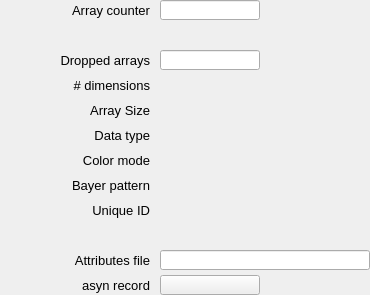
    <widget class="PyDMFrame" name="composite">
      <property name="geometry">
        <rect>
          <x>7</x>
          <y>204</y>
          <width>370</width>
          <height>295</height>
        </rect>
      </property>
      <widget class="PyDMLineEdit" name="text_entry_3">
        <property name="geometry">
          <rect>
            <x>160</x>
            <y>0</y>
            <width>100</width>
            <height>20</height>
          </rect>
        </property>
        <property name="channel" stdset="0">
          <string>ca://${prefix}ArrayCounter</string>
        </property>
        <property name="toolTip">
          <string>${prefix}ArrayCounter</string>
        </property>
        <property name="font" stdset="0">
          <font>
            <pointsize>10</pointsize>
          </font>
        </property>
        <property name="styleSheet">
          <string notr="true">PyDMLineEdit#text_entry_3 {
  color: rgb(0, 0, 0);
  background-color: rgb(115, 223, 255);
  border: 1px solid black;
  margin: 0px;
  padding: 0px;
  spacing: 0px;
  }</string>
        </property>
      </widget>
      <widget class="PyDMLabel" name="text_update_8">
        <property name="geometry">
          <rect>
            <x>266</x>
            <y>1</y>
            <width>100</width>
            <height>18</height>
          </rect>
        </property>
        <property name="toolTip">
          <string>PV: ${prefix}ArrayCounter_RBV</string>
        </property>
        <property name="channel" stdset="0">
          <string>ca://${prefix}ArrayCounter_RBV</string>
        </property>
        <property name="font" stdset="0">
          <font>
            <pointsize>10</pointsize>
          </font>
        </property>
        <property name="alignment">
          <set>Qt::AlignLeading|Qt::AlignLeft|Qt::AlignVCenter</set>
        </property>
        <property name="textInteractionFlags">
          <set>Qt::TextSelectableByKeyboard|Qt::TextSelectableByMouse</set>
        </property>
        <property name="styleSheet">
          <string notr="true">PyDMLabel#text_update_8 {
  color: rgb(10, 0, 184);
  background-color: rgb(187, 187, 187);
  }</string>
        </property>
      </widget>
      <widget class="QLabel" name="text_8">
        <property name="geometry">
          <rect>
            <x>20</x>
            <y>0</y>
            <width>130</width>
            <height>20</height>
          </rect>
        </property>
        <property name="text">
          <string>Array counter</string>
        </property>
        <property name="font" stdset="0">
          <font>
            <pointsize>10</pointsize>
          </font>
        </property>
        <property name="brush" stdset="0">
          <brush brushstyle="SolidPattern">
            <color alpha="255">
              <red>0</red>
              <green>0</green>
              <blue>0</blue>
            </color>
          </brush>
        </property>
        <property name="toolTip">
          <string>text_8</string>
        </property>
        <property name="alignment">
          <set>Qt::AlignRight|Qt::AlignTrailing|Qt::AlignVCenter</set>
        </property>
        <property name="styleSheet">
          <string notr="true">QLabel#text_8 {
  color: rgb(0, 0, 0);
  }</string>
        </property>
      </widget>
      <widget class="PyDMLineEdit" name="text_entry_4">
        <property name="geometry">
          <rect>
            <x>160</x>
            <y>50</y>
            <width>100</width>
            <height>20</height>
          </rect>
        </property>
        <property name="channel" stdset="0">
          <string>ca://${prefix}DroppedArrays</string>
        </property>
        <property name="toolTip">
          <string>${prefix}DroppedArrays</string>
        </property>
        <property name="font" stdset="0">
          <font>
            <pointsize>10</pointsize>
          </font>
        </property>
        <property name="styleSheet">
          <string notr="true">PyDMLineEdit#text_entry_4 {
  color: rgb(0, 0, 0);
  background-color: rgb(115, 223, 255);
  border: 1px solid black;
  margin: 0px;
  padding: 0px;
  spacing: 0px;
  }</string>
        </property>
      </widget>
      <widget class="PyDMLabel" name="text_update_9">
        <property name="geometry">
          <rect>
            <x>266</x>
            <y>51</y>
            <width>100</width>
            <height>18</height>
          </rect>
        </property>
        <property name="toolTip">
          <string>PV: ${prefix}DroppedArrays_RBV</string>
        </property>
        <property name="channel" stdset="0">
          <string>ca://${prefix}DroppedArrays_RBV</string>
        </property>
        <property name="font" stdset="0">
          <font>
            <pointsize>10</pointsize>
          </font>
        </property>
        <property name="alignment">
          <set>Qt::AlignLeading|Qt::AlignLeft|Qt::AlignVCenter</set>
        </property>
        <property name="textInteractionFlags">
          <set>Qt::TextSelectableByKeyboard|Qt::TextSelectableByMouse</set>
        </property>
        <property name="styleSheet">
          <string notr="true">PyDMLabel#text_update_9 {
  color: rgb(10, 0, 184);
  background-color: rgb(187, 187, 187);
  }</string>
        </property>
      </widget>
      <widget class="QLabel" name="text_9">
        <property name="geometry">
          <rect>
            <x>10</x>
            <y>50</y>
            <width>140</width>
            <height>20</height>
          </rect>
        </property>
        <property name="text">
          <string>Dropped arrays</string>
        </property>
        <property name="font" stdset="0">
          <font>
            <pointsize>10</pointsize>
          </font>
        </property>
        <property name="brush" stdset="0">
          <brush brushstyle="SolidPattern">
            <color alpha="255">
              <red>0</red>
              <green>0</green>
              <blue>0</blue>
            </color>
          </brush>
        </property>
        <property name="toolTip">
          <string>text_9</string>
        </property>
        <property name="alignment">
          <set>Qt::AlignRight|Qt::AlignTrailing|Qt::AlignVCenter</set>
        </property>
        <property name="styleSheet">
          <string notr="true">QLabel#text_9 {
  color: rgb(0, 0, 0);
  }</string>
        </property>
      </widget>
      <widget class="QLabel" name="text_10">
        <property name="geometry">
          <rect>
            <x>50</x>
            <y>100</y>
            <width>100</width>
            <height>20</height>
          </rect>
        </property>
        <property name="text">
          <string>Array Size</string>
        </property>
        <property name="font" stdset="0">
          <font>
            <pointsize>10</pointsize>
          </font>
        </property>
        <property name="brush" stdset="0">
          <brush brushstyle="SolidPattern">
            <color alpha="255">
              <red>0</red>
              <green>0</green>
              <blue>0</blue>
            </color>
          </brush>
        </property>
        <property name="toolTip">
          <string>text_10</string>
        </property>
        <property name="alignment">
          <set>Qt::AlignRight|Qt::AlignTrailing|Qt::AlignVCenter</set>
        </property>
        <property name="styleSheet">
          <string notr="true">QLabel#text_10 {
  color: rgb(0, 0, 0);
  }</string>
        </property>
      </widget>
      <widget class="PyDMLabel" name="text_update_10">
        <property name="geometry">
          <rect>
            <x>160</x>
            <y>101</y>
            <width>65</width>
            <height>18</height>
          </rect>
        </property>
        <property name="toolTip">
          <string>PV: ${prefix}ArraySize0_RBV</string>
        </property>
        <property name="channel" stdset="0">
          <string>ca://${prefix}ArraySize0_RBV</string>
        </property>
        <property name="font" stdset="0">
          <font>
            <pointsize>10</pointsize>
          </font>
        </property>
        <property name="alignment">
          <set>Qt::AlignCenter</set>
        </property>
        <property name="textInteractionFlags">
          <set>Qt::TextSelectableByKeyboard|Qt::TextSelectableByMouse</set>
        </property>
        <property name="styleSheet">
          <string notr="true">PyDMLabel#text_update_10 {
  color: rgb(10, 0, 184);
  background-color: rgb(187, 187, 187);
  }</string>
        </property>
      </widget>
      <widget class="PyDMLabel" name="text_update_11">
        <property name="geometry">
          <rect>
            <x>230</x>
            <y>101</y>
            <width>65</width>
            <height>18</height>
          </rect>
        </property>
        <property name="toolTip">
          <string>PV: ${prefix}ArraySize1_RBV</string>
        </property>
        <property name="channel" stdset="0">
          <string>ca://${prefix}ArraySize1_RBV</string>
        </property>
        <property name="font" stdset="0">
          <font>
            <pointsize>10</pointsize>
          </font>
        </property>
        <property name="alignment">
          <set>Qt::AlignCenter</set>
        </property>
        <property name="textInteractionFlags">
          <set>Qt::TextSelectableByKeyboard|Qt::TextSelectableByMouse</set>
        </property>
        <property name="styleSheet">
          <string notr="true">PyDMLabel#text_update_11 {
  color: rgb(10, 0, 184);
  background-color: rgb(187, 187, 187);
  }</string>
        </property>
      </widget>
      <widget class="QLabel" name="text_11">
        <property name="geometry">
          <rect>
            <x>60</x>
            <y>125</y>
            <width>90</width>
            <height>20</height>
          </rect>
        </property>
        <property name="text">
          <string>Data type</string>
        </property>
        <property name="font" stdset="0">
          <font>
            <pointsize>10</pointsize>
          </font>
        </property>
        <property name="brush" stdset="0">
          <brush brushstyle="SolidPattern">
            <color alpha="255">
              <red>0</red>
              <green>0</green>
              <blue>0</blue>
            </color>
          </brush>
        </property>
        <property name="toolTip">
          <string>text_11</string>
        </property>
        <property name="alignment">
          <set>Qt::AlignRight|Qt::AlignTrailing|Qt::AlignVCenter</set>
        </property>
        <property name="styleSheet">
          <string notr="true">QLabel#text_11 {
  color: rgb(0, 0, 0);
  }</string>
        </property>
      </widget>
      <widget class="PyDMLabel" name="text_update_12">
        <property name="geometry">
          <rect>
            <x>160</x>
            <y>126</y>
            <width>79</width>
            <height>18</height>
          </rect>
        </property>
        <property name="toolTip">
          <string>PV: ${prefix}DataType_RBV</string>
        </property>
        <property name="channel" stdset="0">
          <string>ca://${prefix}DataType_RBV</string>
        </property>
        <property name="displayFormat" stdset="0">
          <enum>PyDMLabel::String</enum>
        </property>
        <property name="font" stdset="0">
          <font>
            <pointsize>10</pointsize>
          </font>
        </property>
        <property name="alignment">
          <set>Qt::AlignLeading|Qt::AlignLeft|Qt::AlignVCenter</set>
        </property>
        <property name="textInteractionFlags">
          <set>Qt::TextSelectableByKeyboard|Qt::TextSelectableByMouse</set>
        </property>
        <property name="styleSheet">
          <string notr="true">PyDMLabel#text_update_12 {
  color: rgb(10, 0, 184);
  background-color: rgb(187, 187, 187);
  }</string>
        </property>
      </widget>
      <widget class="QLabel" name="text_12">
        <property name="geometry">
          <rect>
            <x>30</x>
            <y>75</y>
            <width>120</width>
            <height>20</height>
          </rect>
        </property>
        <property name="text">
          <string># dimensions</string>
        </property>
        <property name="font" stdset="0">
          <font>
            <pointsize>10</pointsize>
          </font>
        </property>
        <property name="brush" stdset="0">
          <brush brushstyle="SolidPattern">
            <color alpha="255">
              <red>0</red>
              <green>0</green>
              <blue>0</blue>
            </color>
          </brush>
        </property>
        <property name="toolTip">
          <string>text_12</string>
        </property>
        <property name="alignment">
          <set>Qt::AlignRight|Qt::AlignTrailing|Qt::AlignVCenter</set>
        </property>
        <property name="styleSheet">
          <string notr="true">QLabel#text_12 {
  color: rgb(0, 0, 0);
  }</string>
        </property>
      </widget>
      <widget class="PyDMLabel" name="text_update_13">
        <property name="geometry">
          <rect>
            <x>160</x>
            <y>76</y>
            <width>79</width>
            <height>18</height>
          </rect>
        </property>
        <property name="toolTip">
          <string>PV: ${prefix}NDimensions_RBV</string>
        </property>
        <property name="channel" stdset="0">
          <string>ca://${prefix}NDimensions_RBV</string>
        </property>
        <property name="displayFormat" stdset="0">
          <enum>PyDMLabel::String</enum>
        </property>
        <property name="font" stdset="0">
          <font>
            <pointsize>10</pointsize>
          </font>
        </property>
        <property name="alignment">
          <set>Qt::AlignLeading|Qt::AlignLeft|Qt::AlignVCenter</set>
        </property>
        <property name="textInteractionFlags">
          <set>Qt::TextSelectableByKeyboard|Qt::TextSelectableByMouse</set>
        </property>
        <property name="styleSheet">
          <string notr="true">PyDMLabel#text_update_13 {
  color: rgb(10, 0, 184);
  background-color: rgb(187, 187, 187);
  }</string>
        </property>
      </widget>
      <widget class="PyDMLabel" name="text_update_14">
        <property name="geometry">
          <rect>
            <x>300</x>
            <y>101</y>
            <width>65</width>
            <height>18</height>
          </rect>
        </property>
        <property name="toolTip">
          <string>PV: ${prefix}ArraySize2_RBV</string>
        </property>
        <property name="channel" stdset="0">
          <string>ca://${prefix}ArraySize2_RBV</string>
        </property>
        <property name="font" stdset="0">
          <font>
            <pointsize>10</pointsize>
          </font>
        </property>
        <property name="alignment">
          <set>Qt::AlignCenter</set>
        </property>
        <property name="textInteractionFlags">
          <set>Qt::TextSelectableByKeyboard|Qt::TextSelectableByMouse</set>
        </property>
        <property name="styleSheet">
          <string notr="true">PyDMLabel#text_update_14 {
  color: rgb(10, 0, 184);
  background-color: rgb(187, 187, 187);
  }</string>
        </property>
      </widget>
      <widget class="QLabel" name="text_13">
        <property name="geometry">
          <rect>
            <x>60</x>
            <y>200</y>
            <width>90</width>
            <height>20</height>
          </rect>
        </property>
        <property name="text">
          <string>Unique ID</string>
        </property>
        <property name="font" stdset="0">
          <font>
            <pointsize>10</pointsize>
          </font>
        </property>
        <property name="brush" stdset="0">
          <brush brushstyle="SolidPattern">
            <color alpha="255">
              <red>0</red>
              <green>0</green>
              <blue>0</blue>
            </color>
          </brush>
        </property>
        <property name="toolTip">
          <string>text_13</string>
        </property>
        <property name="alignment">
          <set>Qt::AlignRight|Qt::AlignTrailing|Qt::AlignVCenter</set>
        </property>
        <property name="styleSheet">
          <string notr="true">QLabel#text_13 {
  color: rgb(0, 0, 0);
  }</string>
        </property>
      </widget>
      <widget class="PyDMLabel" name="text_update_15">
        <property name="geometry">
          <rect>
            <x>160</x>
            <y>201</y>
            <width>79</width>
            <height>18</height>
          </rect>
        </property>
        <property name="toolTip">
          <string>PV: ${prefix}UniqueId_RBV</string>
        </property>
        <property name="channel" stdset="0">
          <string>ca://${prefix}UniqueId_RBV</string>
        </property>
        <property name="displayFormat" stdset="0">
          <enum>PyDMLabel::String</enum>
        </property>
        <property name="font" stdset="0">
          <font>
            <pointsize>10</pointsize>
          </font>
        </property>
        <property name="alignment">
          <set>Qt::AlignLeading|Qt::AlignLeft|Qt::AlignVCenter</set>
        </property>
        <property name="textInteractionFlags">
          <set>Qt::TextSelectableByKeyboard|Qt::TextSelectableByMouse</set>
        </property>
        <property name="styleSheet">
          <string notr="true">PyDMLabel#text_update_15 {
  color: rgb(10, 0, 184);
  background-color: rgb(187, 187, 187);
  }</string>
        </property>
      </widget>
      <widget class="QLabel" name="text_14">
        <property name="geometry">
          <rect>
            <x>50</x>
            <y>150</y>
            <width>100</width>
            <height>20</height>
          </rect>
        </property>
        <property name="text">
          <string>Color mode</string>
        </property>
        <property name="font" stdset="0">
          <font>
            <pointsize>10</pointsize>
          </font>
        </property>
        <property name="brush" stdset="0">
          <brush brushstyle="SolidPattern">
            <color alpha="255">
              <red>0</red>
              <green>0</green>
              <blue>0</blue>
            </color>
          </brush>
        </property>
        <property name="toolTip">
          <string>text_14</string>
        </property>
        <property name="alignment">
          <set>Qt::AlignRight|Qt::AlignTrailing|Qt::AlignVCenter</set>
        </property>
        <property name="styleSheet">
          <string notr="true">QLabel#text_14 {
  color: rgb(0, 0, 0);
  }</string>
        </property>
      </widget>
      <widget class="PyDMLabel" name="text_update_16">
        <property name="geometry">
          <rect>
            <x>160</x>
            <y>151</y>
            <width>79</width>
            <height>18</height>
          </rect>
        </property>
        <property name="toolTip">
          <string>PV: ${prefix}ColorMode_RBV</string>
        </property>
        <property name="channel" stdset="0">
          <string>ca://${prefix}ColorMode_RBV</string>
        </property>
        <property name="displayFormat" stdset="0">
          <enum>PyDMLabel::String</enum>
        </property>
        <property name="font" stdset="0">
          <font>
            <pointsize>10</pointsize>
          </font>
        </property>
        <property name="alignment">
          <set>Qt::AlignLeading|Qt::AlignLeft|Qt::AlignVCenter</set>
        </property>
        <property name="textInteractionFlags">
          <set>Qt::TextSelectableByKeyboard|Qt::TextSelectableByMouse</set>
        </property>
        <property name="styleSheet">
          <string notr="true">PyDMLabel#text_update_16 {
  color: rgb(10, 0, 184);
  background-color: rgb(187, 187, 187);
  }</string>
        </property>
      </widget>
      <widget class="QLabel" name="text_15">
        <property name="geometry">
          <rect>
            <x>20</x>
            <y>175</y>
            <width>130</width>
            <height>20</height>
          </rect>
        </property>
        <property name="text">
          <string>Bayer pattern</string>
        </property>
        <property name="font" stdset="0">
          <font>
            <pointsize>10</pointsize>
          </font>
        </property>
        <property name="brush" stdset="0">
          <brush brushstyle="SolidPattern">
            <color alpha="255">
              <red>0</red>
              <green>0</green>
              <blue>0</blue>
            </color>
          </brush>
        </property>
        <property name="toolTip">
          <string>text_15</string>
        </property>
        <property name="alignment">
          <set>Qt::AlignRight|Qt::AlignTrailing|Qt::AlignVCenter</set>
        </property>
        <property name="styleSheet">
          <string notr="true">QLabel#text_15 {
  color: rgb(0, 0, 0);
  }</string>
        </property>
      </widget>
      <widget class="PyDMLabel" name="text_update_17">
        <property name="geometry">
          <rect>
            <x>160</x>
            <y>176</y>
            <width>79</width>
            <height>18</height>
          </rect>
        </property>
        <property name="toolTip">
          <string>PV: ${prefix}BayerPattern_RBV</string>
        </property>
        <property name="channel" stdset="0">
          <string>ca://${prefix}BayerPattern_RBV</string>
        </property>
        <property name="displayFormat" stdset="0">
          <enum>PyDMLabel::String</enum>
        </property>
        <property name="font" stdset="0">
          <font>
            <pointsize>10</pointsize>
          </font>
        </property>
        <property name="alignment">
          <set>Qt::AlignLeading|Qt::AlignLeft|Qt::AlignVCenter</set>
        </property>
        <property name="textInteractionFlags">
          <set>Qt::TextSelectableByKeyboard|Qt::TextSelectableByMouse</set>
        </property>
        <property name="styleSheet">
          <string notr="true">PyDMLabel#text_update_17 {
  color: rgb(10, 0, 184);
  background-color: rgb(187, 187, 187);
  }</string>
        </property>
      </widget>
      <widget class="QLabel" name="text_16">
        <property name="geometry">
          <rect>
            <x>40</x>
            <y>275</y>
            <width>110</width>
            <height>20</height>
          </rect>
        </property>
        <property name="text">
          <string>asyn record</string>
        </property>
        <property name="font" stdset="0">
          <font>
            <pointsize>10</pointsize>
          </font>
        </property>
        <property name="brush" stdset="0">
          <brush brushstyle="SolidPattern">
            <color alpha="255">
              <red>0</red>
              <green>0</green>
              <blue>0</blue>
            </color>
          </brush>
        </property>
        <property name="toolTip">
          <string>text_16</string>
        </property>
        <property name="alignment">
          <set>Qt::AlignRight|Qt::AlignTrailing|Qt::AlignVCenter</set>
        </property>
        <property name="styleSheet">
          <string notr="true">QLabel#text_16 {
  color: rgb(0, 0, 0);
  }</string>
        </property>
      </widget>
      <widget class="PyDMRelatedDisplayButton" name="related_display">
        <property name="geometry">
          <rect>
            <x>160</x>
            <y>275</y>
            <width>100</width>
            <height>20</height>
          </rect>
        </property>
        <property name="showIcon" stdset="0">
          <bool>true</bool>
        </property>
        <property name="font" stdset="0">
          <font>
            <pointsize>10</pointsize>
          </font>
        </property>
        <property name="styleSheet">
          <string notr="true">PyDMRelatedDisplayButton#related_display {
  color: rgb(0, 0, 0);
  background-color: rgb(115, 223, 255);
  }</string>
        </property>
        <property name="titles" stdset="0">
          <stringlist>
            <string>asynRecord</string>
          </stringlist>
        </property>
        <property name="filenames" stdset="0">
          <stringlist>
            <string>asynRecord.ui</string>
          </stringlist>
        </property>
        <property name="macros" stdset="0">
          <stringlist>
            <string>P=${P},R=${R}AsynIO</string>
          </stringlist>
        </property>
        <property name="openInNewWindow" stdset="0">
          <bool>true</bool>
        </property>
      </widget>
      <widget class="QLabel" name="text_17">
        <property name="geometry">
          <rect>
            <x>0</x>
            <y>250</y>
            <width>150</width>
            <height>20</height>
          </rect>
        </property>
        <property name="text">
          <string>Attributes file</string>
        </property>
        <property name="font" stdset="0">
          <font>
            <pointsize>10</pointsize>
          </font>
        </property>
        <property name="brush" stdset="0">
          <brush brushstyle="SolidPattern">
            <color alpha="255">
              <red>0</red>
              <green>0</green>
              <blue>0</blue>
            </color>
          </brush>
        </property>
        <property name="toolTip">
          <string>text_17</string>
        </property>
        <property name="alignment">
          <set>Qt::AlignRight|Qt::AlignTrailing|Qt::AlignVCenter</set>
        </property>
        <property name="styleSheet">
          <string notr="true">QLabel#text_17 {
  color: rgb(0, 0, 0);
  }</string>
        </property>
      </widget>
      <widget class="PyDMLineEdit" name="text_entry_5">
        <property name="geometry">
          <rect>
            <x>160</x>
            <y>250</y>
            <width>210</width>
            <height>20</height>
          </rect>
        </property>
        <property name="channel" stdset="0">
          <string>ca://${prefix}NDAttributesFile</string>
        </property>
        <property name="toolTip">
          <string>${prefix}NDAttributesFile</string>
        </property>
        <property name="displayFormat" stdset="0">
          <enum>PyDMLineEdit::String</enum>
        </property>
        <property name="font" stdset="0">
          <font>
            <pointsize>10</pointsize>
          </font>
        </property>
        <property name="styleSheet">
          <string notr="true">PyDMLineEdit#text_entry_5 {
  color: rgb(0, 0, 0);
  background-color: rgb(115, 223, 255);
  border: 1px solid black;
  margin: 0px;
  padding: 0px;
  spacing: 0px;
  }</string>
        </property>
      </widget>
      <widget class="PyDMFrame" name="composite_1">
        <property name="geometry">
          <rect>
            <x>50</x>
            <y>225</y>
            <width>260</width>
            <height>20</height>
          </rect>
        </property>
        <widget class="QLabel" name="text_18">
          <property name="geometry">
            <rect>
              <x>7</x>
              <y>204</y>
              <width>100</width>
              <height>20</height>
            </rect>
          </property>
          <property name="text">
            <string>Time stamp</string>
          </property>
          <property name="font" stdset="0">
            <font>
              <pointsize>10</pointsize>
            </font>
          </property>
          <property name="brush" stdset="0">
            <brush brushstyle="SolidPattern">
              <color alpha="255">
                <red>0</red>
                <green>0</green>
                <blue>0</blue>
              </color>
            </brush>
          </property>
          <property name="toolTip">
            <string>text_18</string>
          </property>
          <property name="alignment">
            <set>Qt::AlignRight|Qt::AlignTrailing|Qt::AlignVCenter</set>
          </property>
          <property name="styleSheet">
            <string notr="true">QLabel#text_18 {
  color: rgb(0, 0, 0);
  }</string>
          </property>
        </widget>
        <widget class="PyDMLabel" name="text_update_18">
          <property name="geometry">
            <rect>
              <x>117</x>
              <y>205</y>
              <width>150</width>
              <height>18</height>
            </rect>
          </property>
          <property name="toolTip">
            <string>PV: ${prefix}TimeStamp_RBV</string>
          </property>
          <property name="channel" stdset="0">
            <string>ca://${prefix}TimeStamp_RBV</string>
          </property>
          <property name="displayFormat" stdset="0">
            <enum>PyDMLabel::String</enum>
          </property>
          <property name="font" stdset="0">
            <font>
              <pointsize>10</pointsize>
            </font>
          </property>
          <property name="alignment">
            <set>Qt::AlignLeading|Qt::AlignLeft|Qt::AlignVCenter</set>
          </property>
          <property name="textInteractionFlags">
            <set>Qt::TextSelectableByKeyboard|Qt::TextSelectableByMouse</set>
          </property>
          <property name="styleSheet">
            <string notr="true">PyDMLabel#text_update_18 {
  color: rgb(10, 0, 184);
  background-color: rgb(187, 187, 187);
  }</string>
          </property>
        </widget>
      </widget>
      <widget class="PyDMFrame" name="composite_2">
        <property name="geometry">
          <rect>
            <x>50</x>
            <y>25</y>
            <width>210</width>
            <height>20</height>
          </rect>
        </property>
        <widget class="QLabel" name="text_19">
          <property name="geometry">
            <rect>
              <x>7</x>
              <y>204</y>
              <width>100</width>
              <height>20</height>
            </rect>
          </property>
          <property name="text">
            <string>Array rate</string>
          </property>
          <property name="font" stdset="0">
            <font>
              <pointsize>10</pointsize>
            </font>
          </property>
          <property name="brush" stdset="0">
            <brush brushstyle="SolidPattern">
              <color alpha="255">
                <red>0</red>
                <green>0</green>
                <blue>0</blue>
              </color>
            </brush>
          </property>
          <property name="toolTip">
            <string>text_19</string>
          </property>
          <property name="alignment">
            <set>Qt::AlignRight|Qt::AlignTrailing|Qt::AlignVCenter</set>
          </property>
          <property name="styleSheet">
            <string notr="true">QLabel#text_19 {
  color: rgb(0, 0, 0);
  }</string>
          </property>
        </widget>
        <widget class="PyDMLabel" name="text_update_19">
          <property name="geometry">
            <rect>
              <x>117</x>
              <y>205</y>
              <width>100</width>
              <height>18</height>
            </rect>
          </property>
          <property name="toolTip">
            <string>PV: ${prefix}ArrayRate_RBV</string>
          </property>
          <property name="channel" stdset="0">
            <string>ca://${prefix}ArrayRate_RBV</string>
          </property>
          <property name="font" stdset="0">
            <font>
              <pointsize>10</pointsize>
            </font>
          </property>
          <property name="alignment">
            <set>Qt::AlignLeading|Qt::AlignLeft|Qt::AlignVCenter</set>
          </property>
          <property name="textInteractionFlags">
            <set>Qt::TextSelectableByKeyboard|Qt::TextSelectableByMouse</set>
          </property>
          <property name="styleSheet">
            <string notr="true">PyDMLabel#text_update_19 {
  color: rgb(10, 0, 184);
  background-color: rgb(187, 187, 187);
  }</string>
          </property>
        </widget>
      </widget>
    </widget>
